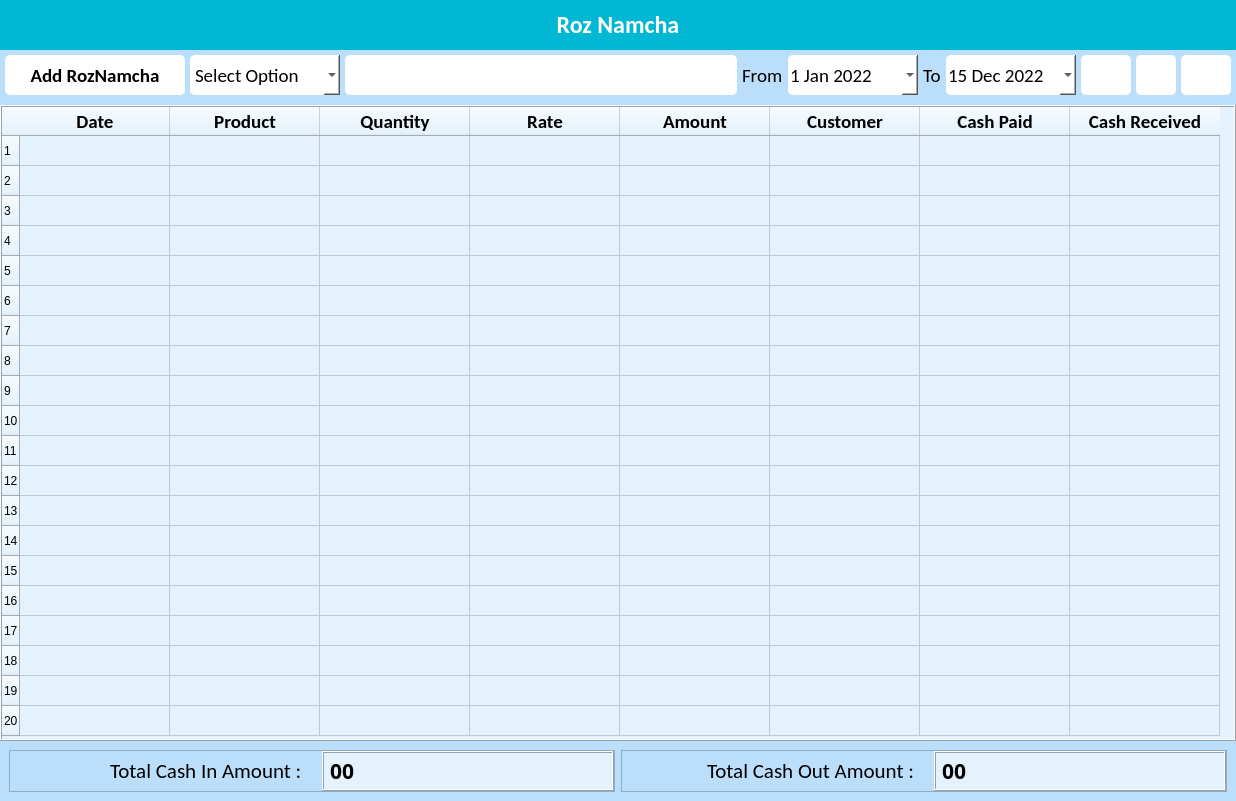
            <widget class="QWidget" name="roznamcha_page">
              <property name="styleSheet">
                <string notr="true">
*{
	background-color: #e3f2fd;
}

#lbl_roznamcha {
	background-color: #00b8d4;
	color: white;
}

#roznamcha_upper_widget, #lbl_from, #rn_bottom_widget, #total_cash_in_frame, #total_cash_out_frame, #lbl_total_cashIn, #lbl_total_cash_out, #lbl_from_rn, #lbl_to_rn {
	background-color: #bbdefb;
}

QPushButton, QComboBox, QDateEdit {
	background-color: #fff;
	border-radius: 5px;
}

#txt_search_rn {
	background-color: #fff;
	border-radius: 5px;
}


                </string>
              </property>
              <layout class="QVBoxLayout" name="verticalLayout_14">
                <property name="spacing">
                  <number>0</number>
                </property>
                <property name="leftMargin">
                  <number>0</number>
                </property>
                <property name="topMargin">
                  <number>0</number>
                </property>
                <property name="rightMargin">
                  <number>0</number>
                </property>
                <property name="bottomMargin">
                  <number>0</number>
                </property>
                <item>
                  <widget class="QLabel" name="lbl_roznamcha">
                    <property name="minimumSize">
                      <size>
                        <width>0</width>
                        <height>50</height>
                      </size>
                    </property>
                    <property name="maximumSize">
                      <size>
                        <width>16777215</width>
                        <height>50</height>
                      </size>
                    </property>
                    <property name="font">
                      <font>
                        <family>Calibri</family>
                        <pointsize>18</pointsize>
                        <weight>75</weight>
                        <bold>true</bold>
                      </font>
                    </property>
                    <property name="text">
                      <string>Roz Namcha</string>
                    </property>
                    <property name="alignment">
                      <set>Qt::AlignCenter</set>
                    </property>
                    <property name="margin">
                      <number>10</number>
                    </property>
                  </widget>
                </item>
                <item>
                  <widget class="QWidget" name="roznamcha_upper_widget" native="true">
                    <layout class="QHBoxLayout" name="horizontalLayout_3">
                      <property name="spacing">
                        <number>5</number>
                      </property>
                      <property name="leftMargin">
                        <number>5</number>
                      </property>
                      <property name="topMargin">
                        <number>5</number>
                      </property>
                      <property name="rightMargin">
                        <number>5</number>
                      </property>
                      <property name="bottomMargin">
                        <number>10</number>
                      </property>
                      <item>
                        <widget class="QPushButton" name="btn_add_roznamcha">
                          <property name="minimumSize">
                            <size>
                              <width>180</width>
                              <height>40</height>
                            </size>
                          </property>
                          <property name="maximumSize">
                            <size>
                              <width>300</width>
                              <height>40</height>
                            </size>
                          </property>
                          <property name="font">
                            <font>
                              <family>Calibri</family>
                              <pointsize>14</pointsize>
                              <weight>75</weight>
                              <bold>true</bold>
                            </font>
                          </property>
                          <property name="cursor">
                            <cursorShape>OpenHandCursor</cursorShape>
                          </property>
                          <property name="text">
                            <string>Add RozNamcha</string>
                          </property>
                          <property name="icon">
                            <iconset resource="resources.qrc">
                              <normaloff>:/icons/assets/icons/plus.png</normaloff>:/icons/assets/icons/plus.png</iconset>
                          </property>
                          <property name="iconSize">
                            <size>
                              <width>32</width>
                              <height>32</height>
                            </size>
                          </property>
                        </widget>
                      </item>
                      <item>
                        <widget class="QComboBox" name="search_option_rn">
                          <property name="minimumSize">
                            <size>
                              <width>150</width>
                              <height>40</height>
                            </size>
                          </property>
                          <property name="maximumSize">
                            <size>
                              <width>200</width>
                              <height>40</height>
                            </size>
                          </property>
                          <property name="font">
                            <font>
                              <family>Calibri</family>
                              <pointsize>14</pointsize>
                            </font>
                          </property>
                          <property name="cursor">
                            <cursorShape>OpenHandCursor</cursorShape>
                          </property>
                          <item>
                            <property name="text">
                              <string>Select Option</string>
                            </property>
                          </item>
                          <item>
                            <property name="text">
                              <string>By Name</string>
                            </property>
                          </item>
                        </widget>
                      </item>
                      <item>
                        <widget class="QLineEdit" name="txt_search_rn">
                          <property name="minimumSize">
                            <size>
                              <width>300</width>
                              <height>40</height>
                            </size>
                          </property>
                          <property name="maximumSize">
                            <size>
                              <width>400</width>
                              <height>40</height>
                            </size>
                          </property>
                          <property name="font">
                            <font>
                              <family>Calibri</family>
                              <pointsize>14</pointsize>
                            </font>
                          </property>
                        </widget>
                      </item>
                      <item>
                        <widget class="QLabel" name="lbl_from_rn">
                          <property name="maximumSize">
                            <size>
                              <width>16777215</width>
                              <height>40</height>
                            </size>
                          </property>
                          <property name="font">
                            <font>
                              <family>Calibri</family>
                              <pointsize>14</pointsize>
                            </font>
                          </property>
                          <property name="text">
                            <string>From</string>
                          </property>
                        </widget>
                      </item>
                      <item>
                        <widget class="QDateEdit" name="txt_date_from_rn">
                          <property name="minimumSize">
                            <size>
                              <width>130</width>
                              <height>40</height>
                            </size>
                          </property>
                          <property name="maximumSize">
                            <size>
                              <width>130</width>
                              <height>40</height>
                            </size>
                          </property>
                          <property name="font">
                            <font>
                              <family>Calibri</family>
                              <pointsize>14</pointsize>
                              <weight>50</weight>
                              <bold>false</bold>
                            </font>
                          </property>
                          <property name="dateTime">
                            <datetime>
                              <hour>0</hour>
                              <minute>0</minute>
                              <second>0</second>
                              <year>2022</year>
                              <month>1</month>
                              <day>1</day>
                            </datetime>
                          </property>
                          <property name="currentSection">
                            <enum>QDateTimeEdit::DaySection</enum>
                          </property>
                          <property name="calendarPopup">
                            <bool>true</bool>
                          </property>
                        </widget>
                      </item>
                      <item>
                        <widget class="QLabel" name="lbl_to_rn">
                          <property name="maximumSize">
                            <size>
                              <width>16777215</width>
                              <height>40</height>
                            </size>
                          </property>
                          <property name="font">
                            <font>
                              <family>Calibri</family>
                              <pointsize>14</pointsize>
                            </font>
                          </property>
                          <property name="text">
                            <string>To</string>
                          </property>
                        </widget>
                      </item>
                      <item>
                        <widget class="QDateEdit" name="txt_date_to_rn">
                          <property name="minimumSize">
                            <size>
                              <width>130</width>
                              <height>40</height>
                            </size>
                          </property>
                          <property name="maximumSize">
                            <size>
                              <width>130</width>
                              <height>40</height>
                            </size>
                          </property>
                          <property name="font">
                            <font>
                              <family>Calibri</family>
                              <pointsize>14</pointsize>
                            </font>
                          </property>
                          <property name="calendarPopup">
                            <bool>true</bool>
                          </property>
                          <property name="date">
                            <date>
                              <year>2022</year>
                              <month>12</month>
                              <day>15</day>
                            </date>
                          </property>
                        </widget>
                      </item>
                      <item alignment="Qt::AlignLeft">
                        <widget class="QPushButton" name="btn_search_rn">
                          <property name="minimumSize">
                            <size>
                              <width>50</width>
                              <height>40</height>
                            </size>
                          </property>
                          <property name="maximumSize">
                            <size>
                              <width>50</width>
                              <height>40</height>
                            </size>
                          </property>
                          <property name="cursor">
                            <cursorShape>OpenHandCursor</cursorShape>
                          </property>
                          <property name="text">
                            <string/>
                          </property>
                          <property name="icon">
                            <iconset resource="resources.qrc">
                              <normaloff>:/icons/assets/icons/search.png</normaloff>:/icons/assets/icons/search.png</iconset>
                          </property>
                          <property name="iconSize">
                            <size>
                              <width>32</width>
                              <height>32</height>
                            </size>
                          </property>
                        </widget>
                      </item>
                      <item alignment="Qt::AlignLeft">
                        <widget class="QPushButton" name="btn_print_rn">
                          <property name="minimumSize">
                            <size>
                              <width>40</width>
                              <height>40</height>
                            </size>
                          </property>
                          <property name="maximumSize">
                            <size>
                              <width>40</width>
                              <height>40</height>
                            </size>
                          </property>
                          <property name="text">
                            <string/>
                          </property>
                          <property name="icon">
                            <iconset resource="resources.qrc">
                              <normaloff>:/icons/assets/icons/print.png</normaloff>:/icons/assets/icons/print.png</iconset>
                          </property>
                          <property name="iconSize">
                            <size>
                              <width>32</width>
                              <height>32</height>
                            </size>
                          </property>
                        </widget>
                      </item>
                      <item alignment="Qt::AlignRight">
                        <widget class="QPushButton" name="btn_refresh_rn">
                          <property name="minimumSize">
                            <size>
                              <width>50</width>
                              <height>40</height>
                            </size>
                          </property>
                          <property name="maximumSize">
                            <size>
                              <width>50</width>
                              <height>40</height>
                            </size>
                          </property>
                          <property name="cursor">
                            <cursorShape>OpenHandCursor</cursorShape>
                          </property>
                          <property name="text">
                            <string/>
                          </property>
                          <property name="icon">
                            <iconset resource="resources.qrc">
                              <normaloff>:/icons/assets/icons/refresh.png</normaloff>:/icons/assets/icons/refresh.png</iconset>
                          </property>
                          <property name="iconSize">
                            <size>
                              <width>32</width>
                              <height>32</height>
                            </size>
                          </property>
                        </widget>
                      </item>
                    </layout>
                  </widget>
                </item>
                <item>
                  <widget class="QTableWidget" name="roznamcha_table">
                    <property name="minimumSize">
                      <size>
                        <width>0</width>
                        <height>0</height>
                      </size>
                    </property>
                    <property name="font">
                      <font>
                        <family>Calibri</family>
                        <pointsize>14</pointsize>
                      </font>
                    </property>
                    <property name="layoutDirection">
                      <enum>Qt::LeftToRight</enum>
                    </property>
                    <property name="autoFillBackground">
                      <bool>false</bool>
                    </property>
                    <property name="frameShape">
                      <enum>QFrame::Box</enum>
                    </property>
                    <property name="frameShadow">
                      <enum>QFrame::Raised</enum>
                    </property>
                    <property name="midLineWidth">
                      <number>0</number>
                    </property>
                    <property name="sizeAdjustPolicy">
                      <enum>QAbstractScrollArea::AdjustToContents</enum>
                    </property>
                    <property name="editTriggers">
                      <set>QAbstractItemView::NoEditTriggers</set>
                    </property>
                    <property name="alternatingRowColors">
                      <bool>false</bool>
                    </property>
                    <property name="selectionMode">
                      <enum>QAbstractItemView::SingleSelection</enum>
                    </property>
                    <property name="selectionBehavior">
                      <enum>QAbstractItemView::SelectRows</enum>
                    </property>
                    <property name="sortingEnabled">
                      <bool>true</bool>
                    </property>
                    <property name="cornerButtonEnabled">
                      <bool>true</bool>
                    </property>
                    <property name="rowCount">
                      <number>20</number>
                    </property>
                    <attribute name="horizontalHeaderVisible">
                      <bool>true</bool>
                    </attribute>
                    <attribute name="horizontalHeaderCascadingSectionResizes">
                      <bool>false</bool>
                    </attribute>
                    <attribute name="horizontalHeaderDefaultSectionSize">
                      <number>150</number>
                    </attribute>
                    <attribute name="horizontalHeaderHighlightSections">
                      <bool>true</bool>
                    </attribute>
                    <attribute name="horizontalHeaderMinimumSectionSize">
                      <number>30</number>
                    </attribute>
                    <attribute name="horizontalHeaderShowSortIndicator" stdset="0">
                      <bool>true</bool>
                    </attribute>
                    <attribute name="horizontalHeaderStretchLastSection">
                      <bool>false</bool>
                    </attribute>
                    <attribute name="verticalHeaderVisible">
                      <bool>true</bool>
                    </attribute>
                    <attribute name="verticalHeaderCascadingSectionResizes">
                      <bool>false</bool>
                    </attribute>
                    <attribute name="verticalHeaderDefaultSectionSize">
                      <number>30</number>
                    </attribute>
                    <attribute name="verticalHeaderMinimumSectionSize">
                      <number>30</number>
                    </attribute>
                    <attribute name="verticalHeaderShowSortIndicator" stdset="0">
                      <bool>true</bool>
                    </attribute>
                    <attribute name="verticalHeaderStretchLastSection">
                      <bool>false</bool>
                    </attribute>
                    <row/>
                    <row/>
                    <row/>
                    <row/>
                    <row/>
                    <row/>
                    <row/>
                    <row/>
                    <row/>
                    <row/>
                    <row/>
                    <row/>
                    <row/>
                    <row/>
                    <row/>
                    <row/>
                    <row/>
                    <row/>
                    <row/>
                    <row/>
                    <column>
                      <property name="text">
                        <string>Date</string>
                      </property>
                      <property name="font">
                        <font>
                          <family>Calibri</family>
                          <pointsize>14</pointsize>
                          <weight>75</weight>
                          <bold>true</bold>
                        </font>
                      </property>
                    </column>
                    <column>
                      <property name="text">
                        <string>Product</string>
                      </property>
                      <property name="font">
                        <font>
                          <family>Calibri</family>
                          <pointsize>14</pointsize>
                          <weight>75</weight>
                          <bold>true</bold>
                        </font>
                      </property>
                    </column>
                    <column>
                      <property name="text">
                        <string>Quantity</string>
                      </property>
                      <property name="font">
                        <font>
                          <family>Calibri</family>
                          <pointsize>14</pointsize>
                          <weight>75</weight>
                          <bold>true</bold>
                        </font>
                      </property>
                    </column>
                    <column>
                      <property name="text">
                        <string>Rate</string>
                      </property>
                      <property name="font">
                        <font>
                          <family>Calibri</family>
                          <pointsize>14</pointsize>
                          <weight>75</weight>
                          <bold>true</bold>
                        </font>
                      </property>
                    </column>
                    <column>
                      <property name="text">
                        <string>Amount</string>
                      </property>
                      <property name="font">
                        <font>
                          <family>Calibri</family>
                          <pointsize>14</pointsize>
                          <weight>75</weight>
                          <bold>true</bold>
                        </font>
                      </property>
                    </column>
                    <column>
                      <property name="text">
                        <string>Customer</string>
                      </property>
                      <property name="font">
                        <font>
                          <family>Calibri</family>
                          <pointsize>14</pointsize>
                          <weight>75</weight>
                          <bold>true</bold>
                        </font>
                      </property>
                    </column>
                    <column>
                      <property name="text">
                        <string>Cash Paid</string>
                      </property>
                      <property name="font">
                        <font>
                          <family>Calibri</family>
                          <pointsize>14</pointsize>
                          <weight>75</weight>
                          <bold>true</bold>
                        </font>
                      </property>
                    </column>
                    <column>
                      <property name="text">
                        <string>Cash Received</string>
                      </property>
                      <property name="font">
                        <font>
                          <family>Calibri</family>
                          <pointsize>14</pointsize>
                          <weight>75</weight>
                          <bold>true</bold>
                        </font>
                      </property>
                      <property name="foreground">
                        <brush brushstyle="SolidPattern">
                          <color alpha="255">
                            <red>0</red>
                            <green>0</green>
                            <blue>0</blue>
                          </color>
                        </brush>
                      </property>
                    </column>
                    <item row="0" column="1">
                      <property name="text">
                        <string/>
                      </property>
                      <property name="flags">
                        <set>ItemIsSelectable|ItemIsEnabled</set>
                      </property>
                    </item>
                  </widget>
                </item>
                <item>
                  <widget class="QWidget" name="rn_bottom_widget" native="true">
                    <layout class="QHBoxLayout" name="horizontalLayout_19">
                      <item>
                        <widget class="QFrame" name="total_cash_in_frame">
                          <property name="frameShape">
                            <enum>QFrame::StyledPanel</enum>
                          </property>
                          <property name="frameShadow">
                            <enum>QFrame::Raised</enum>
                          </property>
                          <layout class="QHBoxLayout" name="horizontalLayout_20">
                            <property name="spacing">
                              <number>20</number>
                            </property>
                            <property name="leftMargin">
                              <number>0</number>
                            </property>
                            <property name="topMargin">
                              <number>0</number>
                            </property>
                            <property name="rightMargin">
                              <number>0</number>
                            </property>
                            <property name="bottomMargin">
                              <number>0</number>
                            </property>
                            <item alignment="Qt::AlignRight">
                              <widget class="QLabel" name="lbl_total_cashIn">
                                <property name="font">
                                  <font>
                                    <family>Calibri</family>
                                    <pointsize>16</pointsize>
                                  </font>
                                </property>
                                <property name="text">
                                  <string>Total Cash In Amount :</string>
                                </property>
                              </widget>
                            </item>
                            <item>
                              <widget class="QLabel" name="txt_total_cash_in">
                                <property name="minimumSize">
                                  <size>
                                    <width>0</width>
                                    <height>40</height>
                                  </size>
                                </property>
                                <property name="font">
                                  <font>
                                    <family>Calibri Light</family>
                                    <pointsize>16</pointsize>
                                    <weight>75</weight>
                                    <bold>true</bold>
                                  </font>
                                </property>
                                <property name="frameShape">
                                  <enum>QFrame::Box</enum>
                                </property>
                                <property name="frameShadow">
                                  <enum>QFrame::Raised</enum>
                                </property>
                                <property name="text">
                                  <string>00</string>
                                </property>
                              </widget>
                            </item>
                          </layout>
                        </widget>
                      </item>
                      <item>
                        <widget class="QFrame" name="total_cash_out_frame">
                          <property name="frameShape">
                            <enum>QFrame::StyledPanel</enum>
                          </property>
                          <property name="frameShadow">
                            <enum>QFrame::Raised</enum>
                          </property>
                          <layout class="QHBoxLayout" name="horizontalLayout_21">
                            <property name="spacing">
                              <number>20</number>
                            </property>
                            <property name="leftMargin">
                              <number>0</number>
                            </property>
                            <property name="topMargin">
                              <number>0</number>
                            </property>
                            <property name="rightMargin">
                              <number>0</number>
                            </property>
                            <property name="bottomMargin">
                              <number>0</number>
                            </property>
                            <item alignment="Qt::AlignRight">
                              <widget class="QLabel" name="lbl_total_cash_out">
                                <property name="font">
                                  <font>
                                    <family>Calibri</family>
                                    <pointsize>16</pointsize>
                                  </font>
                                </property>
                                <property name="text">
                                  <string>Total Cash Out Amount :</string>
                                </property>
                              </widget>
                            </item>
                            <item>
                              <widget class="QLabel" name="txt_total_cash_out">
                                <property name="minimumSize">
                                  <size>
                                    <width>0</width>
                                    <height>40</height>
                                  </size>
                                </property>
                                <property name="font">
                                  <font>
                                    <family>Calibri Light</family>
                                    <pointsize>16</pointsize>
                                    <weight>75</weight>
                                    <bold>true</bold>
                                  </font>
                                </property>
                                <property name="frameShape">
                                  <enum>QFrame::Box</enum>
                                </property>
                                <property name="frameShadow">
                                  <enum>QFrame::Raised</enum>
                                </property>
                                <property name="text">
                                  <string>00</string>
                                </property>
                                <property name="textFormat">
                                  <enum>Qt::AutoText</enum>
                                </property>
                              </widget>
                            </item>
                          </layout>
                        </widget>
                      </item>
                    </layout>
                  </widget>
                </item>
              </layout>
            </widget>
